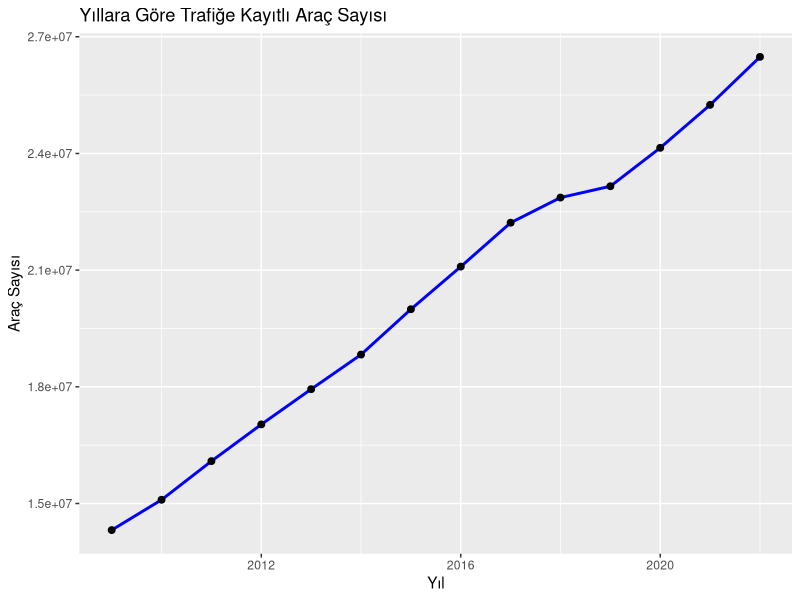
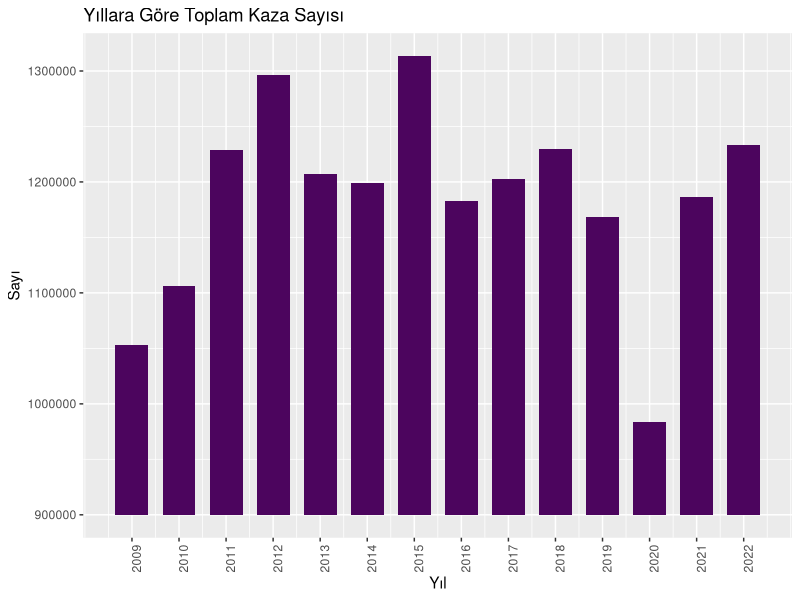
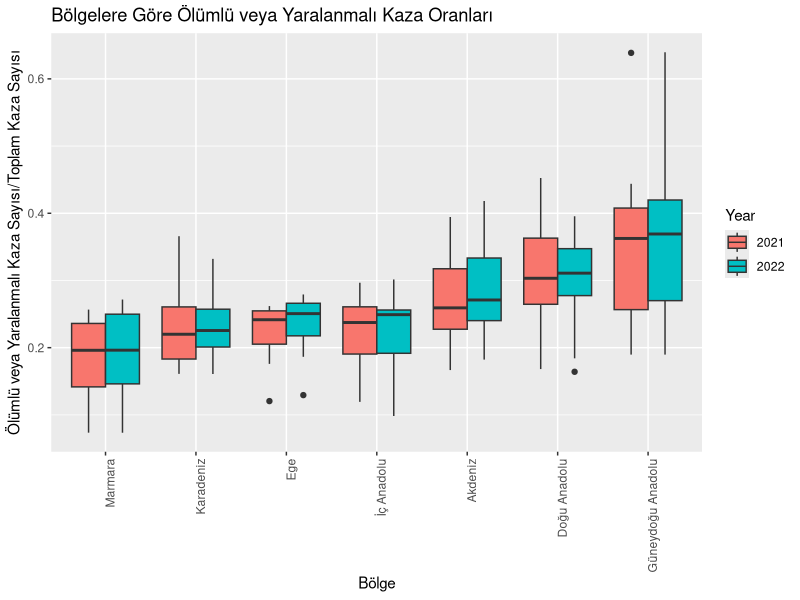

Reproduce these figures in R, in order. (Note: this script raises an error after producing the figures.)
## ---- chunk 1
#| code-fold: true
#| code-summary: "Kodu görüntüle"
# Gerekli Kütüphaneler

#install.packages("dplyr") # Data manipülasyon genel paket (gridextra paketi için)
#install.packages("tidyverse")  # Veri işleme ve görselleştirme
#install.packages("readxl")     # Excel dosyalarını okuma
#install.packages("ggplot2")    # Görselleştirme
#install.packages("gridExtra")    # Görselleştirme (subplot)

library(dplyr);
library(tidyverse);
library(readxl);
library(ggplot2);
library(gridExtra);


# Veriyi okuma
total_2009_2022 <- read_excel("trafige_kayitli_arac_kaza_olu_ve_yarali_sayisi_2009_2022.xls")
iller_2022 <- read_excel("illere_gore_trafik_kaza_olu_ve_yarali_sayisi_2022.xls")
iller_2021 <- read_excel("illere_gore_trafik_kaza_olu_ve_yarali_sayisi_2021.xls")
kusurlar_2022 <- read_excel("olumlu_yaralanmali_kazaya_neden_olan_kusurlar_2022.xls")
kusurlar_2021 <- read_excel("olumlu_yaralanmali_kazaya_neden_olan_kusurlar_2021.xls")

# Veri (sütun) isimlerini R tarafından okunabilir şekilde düzünleme
names(total_2009_2022) <- make.names(names(total_2009_2022), unique = TRUE)
names(iller_2022) <- make.names(names(iller_2022), unique = TRUE)
names(iller_2021) <- make.names(names(iller_2021), unique = TRUE)
names(kusurlar_2022) <- make.names(names(kusurlar_2022), unique = TRUE)
names(kusurlar_2021) <- make.names(names(kusurlar_2021), unique = TRUE)
# Türkiye'nin coğrafi bölgelerine göre şehirlerin listesini oluşturma
turkiye_bolgeler <- list(
  "Marmara" = c("İstanbul", "Kocaeli", "Bursa", "Balıkesir", "Çanakkale", "Yalova", "Bilecik", "Edirne", "Kırklareli", "Tekirdağ", "Sakarya"),
  "Ege" = c("İzmir", "Aydın", "Muğla", "Manisa", "Denizli", "Uşak", "Afyonkarahisar", "Kütahya"),
  "Akdeniz" = c("Antalya", "Mersin", "Adana", "Hatay", "Isparta", "Burdur", "Osmaniye", "Kahramanmaraş"),
  "İç Anadolu" = c("Ankara", "Konya", "Eskişehir", "Kayseri", "Nevşehir", "Kırşehir", "Aksaray", "Kırıkkale", "Yozgat", "Niğde", "Karaman", "Sivas", "Çankırı"),
  "Doğu Anadolu" = c("Van", "Erzurum", "Ağrı", "Malatya", "Bingöl", "Elazığ", "Tunceli", "Erzincan", "Muş", "Hakkari", "Iğdır", "Ardahan", "Bitlis", "Şırnak", "Kars"),
  "Güneydoğu Anadolu" = c("Diyarbakır", "Şanlıurfa", "Gaziantep", "Mardin", "Adıyaman", "Kilis", "Batman", "Siirt"),
  "Karadeniz" = c("Zonguldak", "Bartın", "Karabük", "Kastamonu", "Sinop","Samsun", "Ordu", "Giresun", "Trabzon", "Rize", "Artvin", "Bolu", "Çorum", "Tokat", "Amasya", "Bayburt", "Gümüşhane", "Düzce")
)

# Şehirleri bölgelere göre ayırma (fonksiyon)
bolge_bolme <- function(province) {
  bolge <- NA
  for (bolge_adi in names(turkiye_bolgeler)) {
    if (province %in% turkiye_bolgeler[[bolge_adi]]) {
      bolge <- bolge_adi
      break
    }
  }
  return(bolge)
}

# Fonksiyonu listelere uygulama
iller_2021$Region <- sapply(iller_2021$X.Province, bolge_bolme)
iller_2022$Region <- sapply(iller_2022$X.Province, bolge_bolme)

# Verinin kısa özeti
head(total_2009_2022, 14)  # İlk birkaç satırı inceleme


# Line Plot - Araç Sayılarının Yıllara Göre Değişimi
ggplot(total_2009_2022, aes(x = Year, y = Number.of.vehicles.registered.to.traffic, group = 1)) +
  geom_line(color = "blue", linewidth = 1) +
  geom_point(size = 2) +
  labs(title = "Yıllara Göre Trafiğe Kayıtlı Araç Sayısı", x = "Yıl", y = "Araç Sayısı")

## ---- chunk 2
#| code-fold: true
#| code-summary: "Kodu görüntüle"
# Bar Plot - Kazaların Yıllara Göre Değişimi
ggplot(total_2009_2022, aes(x = Year, y = Total.number.of.accidents)) +
  geom_bar(stat = "identity", position = position_dodge(), width = 0.7, fill = "#4C055E") + 
  scale_y_continuous(limits = c(9e+05, NA), oob = scales::oob_squish) + 
  theme(axis.text.x = element_text(angle = 90, hjust = 0.5)) +
  scale_x_continuous(breaks = seq(min(total_2009_2022$Year), max(total_2009_2022$Year), by = 1), labels = as.character(seq(min(total_2009_2022$Year), max(total_2009_2022$Year), by = 1))) +
  labs(title = "Yıllara Göre Toplam Kaza Sayısı", 
       x = "Yıl", y = "Sayı")
## ---- chunk 3
#| code-fold: true
#| code-summary: "Kodu görüntüle"
# Yıllara göre illerdeki ölümlü ve/veya yaralanmalı kaza sayısı oranlarını listelere ekleme
iller_2022 <- iller_2022 %>%
  mutate(Ratio = Number.of.accidents.involving.death.or.injury / Total.number.of.accidents)
iller_2021 <- iller_2021 %>%
  mutate(Ratio = Number.of.accidents.involving.death.or.injury / Total.number.of.accidents)


# Veri setlerine 'yıl' etiketi ekleme
iller_2021$Year <- '2021'
iller_2022$Year <- '2022'

# Veri setlerini birleştirme (boxplot çizimi için)
combined_data <- rbind(iller_2021, iller_2022)

combined_data <- combined_data %>%
  group_by(Region) %>%
  mutate(median_Ratio = median(Ratio)) %>%
  ungroup() %>%
  arrange(median_Ratio)  # Medyan değere göre artan sıralama

# Şehirleri medyan değerlerine göre sıralama
combined_data$Region <- factor(combined_data$Region, levels = unique(combined_data$Region))

# Box Plot - 2021-2022 Yıllarına Göre Ölümlü veya Yaralanma Kazaların Sayısının Değişimi
ggplot(combined_data, aes(x = Region, y = Ratio, fill = Year)) +
  geom_boxplot(position = position_dodge(0.75)) +
  labs(title = "Bölgelere Göre Ölümlü veya Yaralanmalı Kaza Oranları", x = "Bölge", y = "Ölümlü veya Yaralanmalı Kaza Sayısı/Toplam Kaza Sayısı") +
  theme(axis.text.x = element_text(angle = 90, hjust = 1)) # X eksenindeki etiketleri düzenle

## ---- chunk 4
#| code-fold: true
#| code-summary: "Kodu görüntüle"
# Kusurları azalan sırlama ile hizalama
kusurlar_2021$Fault.Number <- factor(kusurlar_2021$Fault.Number, levels = kusurlar_2021$Fault.Number[order(kusurlar_2021$Total)])
kusurlar_2022$Fault.Number <- factor(kusurlar_2022$Fault.Number, levels = kusurlar_2022$Fault.Number[order(kusurlar_2022$Total)])


# Bar Plot - 2021-2022 Yıllarına Göre Kusurların Değişimi
p1 <- ggplot(kusurlar_2021, aes(x = Total, y = Fault.Number)) +
  geom_bar(stat = "identity", position = position_dodge(), width = 0.7, fill = "#09801E") + 
  theme(plot.title = element_text(size=10), axis.text.x = element_text(angle = 90, hjust = 0.5)) + scale_x_log10() + 
  labs(title = "2021 Yılı Kazalardaki Kusur Sayıları", 
        x = "Kaza Sayısı", y = "Kusur")

p2 <- ggplot(kusurlar_2022, aes(x = Total, y = Fault.Number)) +
  geom_bar(stat = "identity", position = position_dodge(), width = 0.7, fill = "#09801E") + 
  theme(plot.title = element_text(size=10), axis.text.x = element_text(angle = 90, hjust = 0.5)) + scale_x_log10() + 
  labs(title = "2022 Yılı Kazalardaki Kusur Sayıları", 
       x = "Kaza Sayısı", y = "Kusur")

grid.arrange(p1,p2,ncol=2)
